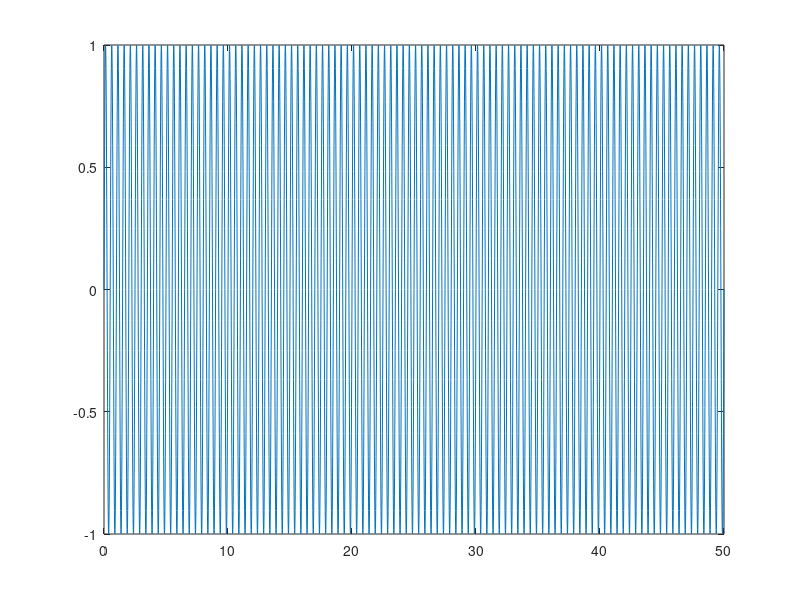

The MATLAB script that drew this image:
close all; clear all; clc;

%% Parameters 

% Speaker (Visaton AL-170)
S_d = 133E-4;% Effective piston area [m^2]
M_ms  = 13E-3;% Moving mass [kg]
R_ms = 0.6;% Mechanical resitance [N.s/m]
C_ms = 594.85E-6;% Mechanical complicance due to surround suspension and spider [m/N]
C_ab = 10;% Compliance of enclosure due to back pressure [N/m^4]
Bl = 6.9;% Force factor [N/A]
rho = 1.2;%kg/m^3
c = 343.86;%m/s
mu = 0.15;


t = 0:0.01:50;
p = sin(2*pi*t*2); % sin pressure source

figure;
plot(t,p)